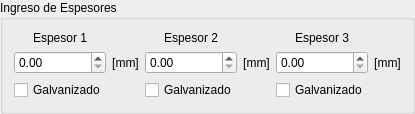
              <widget class="QGroupBox" name="groupBox">
               <property name="title">
                <string>Ingreso de Espesores</string>
               </property>
               <layout class="QGridLayout" name="gridLayout_2">
                <item row="1" column="1">
                 <widget class="QLabel" name="label_4">
                  <property name="text">
                   <string>[mm]</string>
                  </property>
                  <property name="alignment">
                   <set>Qt::AlignCenter</set>
                  </property>
                 </widget>
                </item>
                <item row="1" column="3">
                 <widget class="QLabel" name="label_5">
                  <property name="text">
                   <string>[mm]</string>
                  </property>
                  <property name="alignment">
                   <set>Qt::AlignCenter</set>
                  </property>
                 </widget>
                </item>
                <item row="1" column="0">
                 <widget class="QDoubleSpinBox" name="caja_100">
                  <property name="maximum">
                   <double>9999.989999999999782</double>
                  </property>
                 </widget>
                </item>
                <item row="0" column="2">
                 <widget class="QLabel" name="label_2">
                  <property name="text">
                   <string>Espesor 2</string>
                  </property>
                  <property name="alignment">
                   <set>Qt::AlignCenter</set>
                  </property>
                 </widget>
                </item>
                <item row="1" column="5">
                 <widget class="QLabel" name="label_6">
                  <property name="text">
                   <string>[mm]</string>
                  </property>
                  <property name="alignment">
                   <set>Qt::AlignCenter</set>
                  </property>
                 </widget>
                </item>
                <item row="1" column="4">
                 <widget class="QDoubleSpinBox" name="caja_102">
                  <property name="maximum">
                   <double>9999.989999999999782</double>
                  </property>
                 </widget>
                </item>
                <item row="1" column="2">
                 <widget class="QDoubleSpinBox" name="caja_101">
                  <property name="maximum">
                   <double>9999.989999999999782</double>
                  </property>
                 </widget>
                </item>
                <item row="0" column="0">
                 <widget class="QLabel" name="label">
                  <property name="text">
                   <string>Espesor 1</string>
                  </property>
                  <property name="alignment">
                   <set>Qt::AlignCenter</set>
                  </property>
                 </widget>
                </item>
                <item row="0" column="4">
                 <widget class="QLabel" name="label_3">
                  <property name="text">
                   <string>Espesor 3</string>
                  </property>
                  <property name="alignment">
                   <set>Qt::AlignCenter</set>
                  </property>
                 </widget>
                </item>
                <item row="2" column="0">
                 <widget class="QCheckBox" name="checkBox_1">
                  <property name="text">
                   <string>Galvanizado</string>
                  </property>
                 </widget>
                </item>
                <item row="2" column="2">
                 <widget class="QCheckBox" name="checkBox_2">
                  <property name="text">
                   <string>Galvanizado</string>
                  </property>
                 </widget>
                </item>
                <item row="2" column="4">
                 <widget class="QCheckBox" name="checkBox_3">
                  <property name="text">
                   <string>Galvanizado</string>
                  </property>
                 </widget>
                </item>
               </layout>
              </widget>
